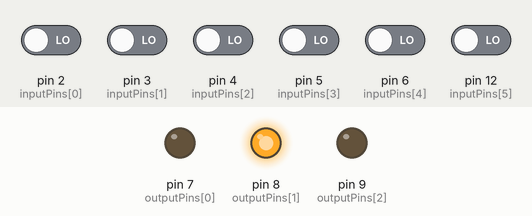
A sketch run on a simulated Arduino Uno, built with avr-gcc and run on an emulated ATmega328P. Shown: output pins drawn as LEDs (lit = HIGH). The test bench sets the inputs (shaded band); at power-on: pin 2 (inputPins[0]), pin 3 (inputPins[1]), pin 4 (inputPins[2]), pin 5 (inputPins[3]), pin 6 (inputPins[4]), pin 12 (inputPins[5]) LOW.

Above: at 1.2 s.
1.3 s: pin 2 (inputPins[0]) driven HIGH
At 2.0 s:
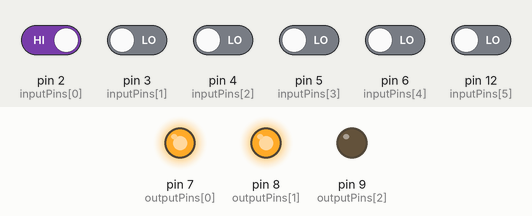
2.8 s: pin 3 (inputPins[1]) driven HIGH
At 3.9 s:
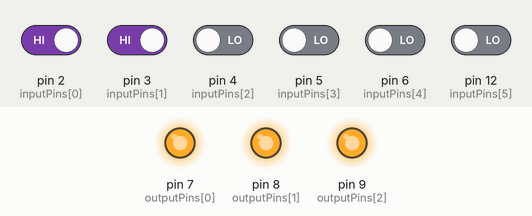
4.3 s: pin 5 (inputPins[3]) driven HIGH
At 5.4 s:
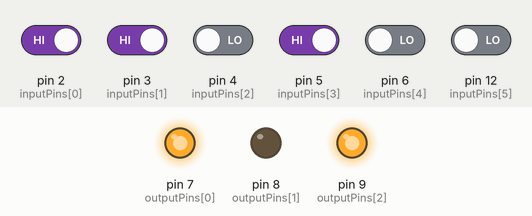
5.8 s: pin 12 (inputPins[5]) driven HIGH
At 6.5 s:
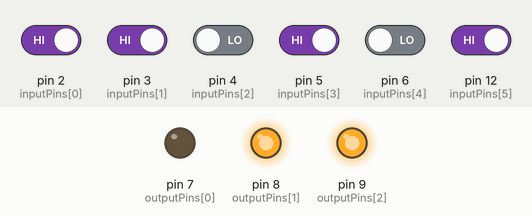
7.3 s: pin 4 (inputPins[2]) driven HIGH
At 8.5 s:
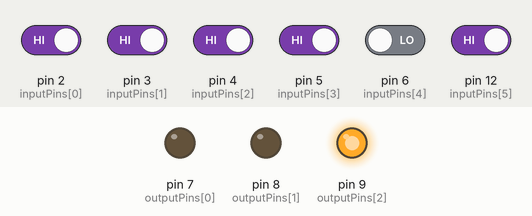
8.8 s: pin 3 (inputPins[1]) driven LOW
At 9.8 s:
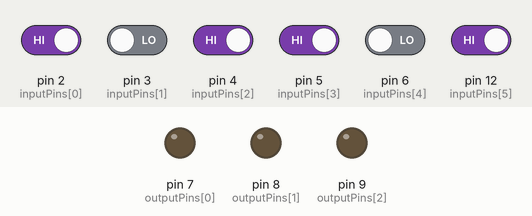
Timing chart, 0 to 11.3 s (numbered marks = the images above; inputs shaded):
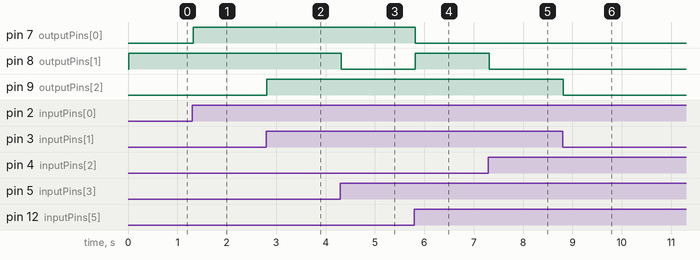

The sketch:

Porton_optimizado.ino
```cpp
#include <SoftwareSerial.h>
SoftwareSerial BTSerial(10, 11);

// Definición de los pines de entrada
const int numInputs = 6;
static const unsigned short int inputPins[numInputs] = {2, 3, 4, 5, 6, 12};
// 2: sw1, 3: paro, 4: sw2, 5: externa, 6: selec, 12: selec1

// Definición de los pines de salida
const int numOutputs = 3;
static const unsigned short int outputPins[numOutputs] = {7, 8, 9};
// 7: giro1, 8: giro2, 9: proteccion

int Selec1, Selec, Paro, Sw1, Sw2, Externa;
int Giro1 = 0;
int Giro2 = 0;
int serial = 0;

void setup() {
  BTSerial.begin(9600); // Inicializar comunicación serial

  // Configurar pines de entrada
  for (int i = 0; i < numInputs; i++) {
    pinMode(inputPins[i], INPUT);
  }

  // Configurar pines de salida
  for (int i = 0; i < numOutputs; i++) {
    pinMode(outputPins[i], OUTPUT);
    digitalWrite(outputPins[i], LOW);
  }
}

void loop() {
  // Leer entradas
  Sw1 = digitalRead(inputPins[0]);
  Paro = digitalRead(inputPins[1]);
  Sw2 = digitalRead(inputPins[2]);
  Externa = digitalRead(inputPins[3]);
  Selec = digitalRead(inputPins[4]);
  Selec1 = digitalRead(inputPins[5]);

  // Paro de emergencia
  if (Paro) {
    digitalWrite(outputPins[2], HIGH); // Activar protección
  } else {
    digitalWrite(outputPins[2], LOW); // Desactivar protección
  }

  delay(10);

  // Leer datos seriales
  while (BTSerial.available()) {
    char data = (char)BTSerial.read();
    if (data == 'H') {
      serial = !serial; // Invertir estado de serial
    }
  }

  // Lógica de giro1
  if (Selec1 && Sw1) {
    Giro1 = 0;
  } else if (!Selec1 && ((Selec && !serial && !Sw1) || (!Selec && !Externa && !Sw1))) {
    Giro1 = 0;
  } else {
    Giro1 = 1;
  }

  // Lógica de giro2
  if (Selec1 && Sw2) {
    Giro2 = 0;
  } else if (!Selec1 && ((Selec && serial && !Sw2) || (!Selec && Externa && !Sw2))) {
    Giro2 = 0;
  } else {
    Giro2 = 1;
  }

  // Escribir salidas
  digitalWrite(outputPins[0], Giro1);
  digitalWrite(outputPins[1], Giro2);
}
```

Measured:
- after the input at 1.3 s, pin 7 (outputPins[0]): LOW → HIGH at once
- after the input at 2.8 s, pin 9 (outputPins[2]): LOW → HIGH at once
- after the input at 4.3 s, pin 8 (outputPins[1]): HIGH → LOW at once
- after the input at 5.8 s, pin 7 (outputPins[0]): HIGH → LOW at once; pin 8 (outputPins[1]): LOW → HIGH at once
- after the input at 7.3 s, pin 8 (outputPins[1]): HIGH → LOW at once
- after the input at 8.8 s, pin 9 (outputPins[2]): HIGH → LOW at once
